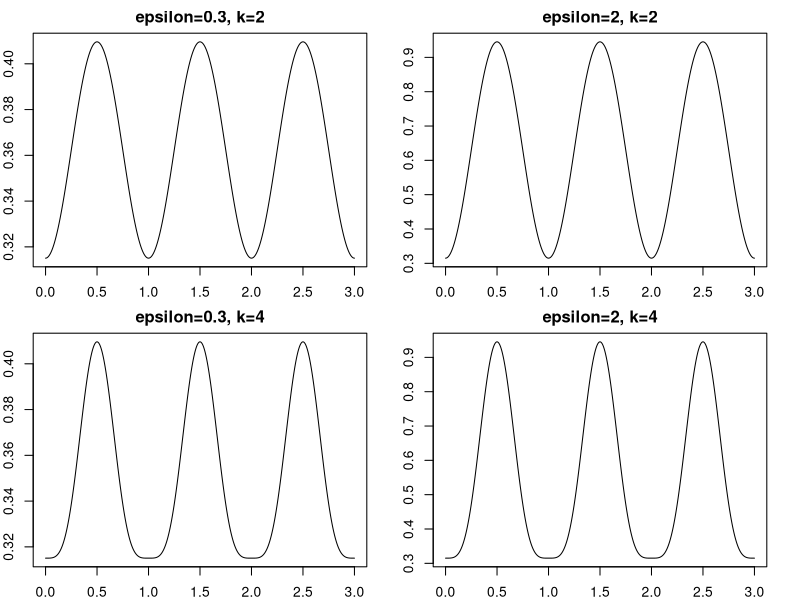
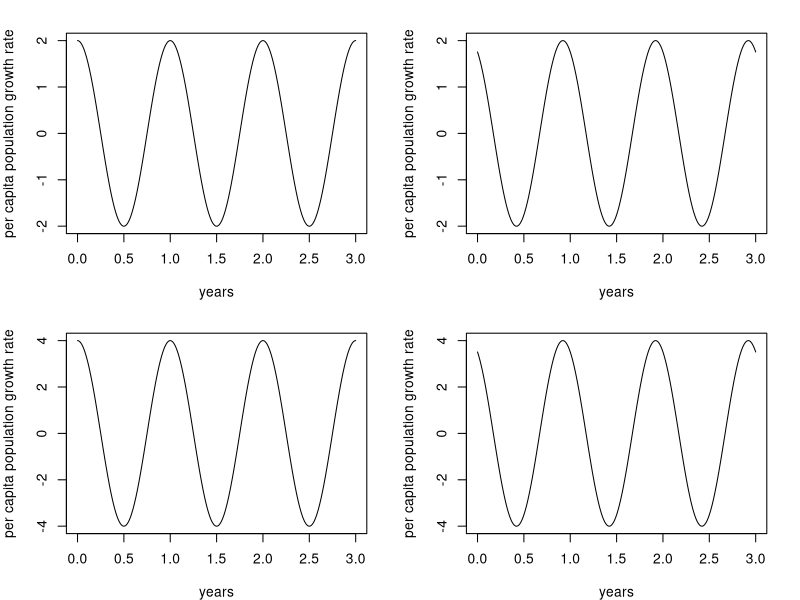
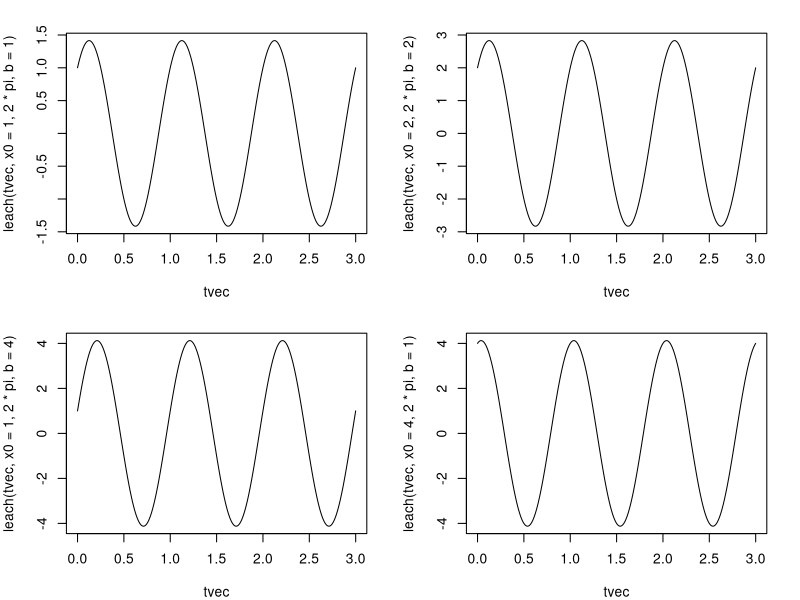
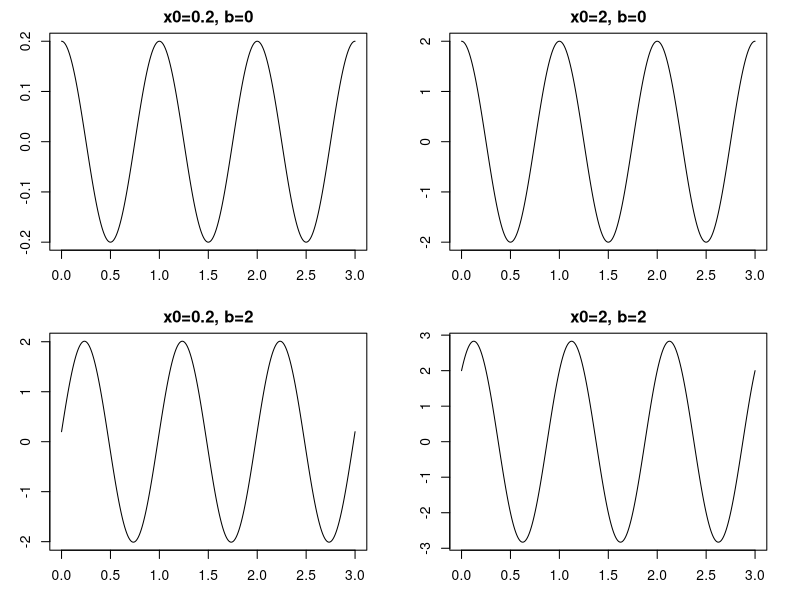
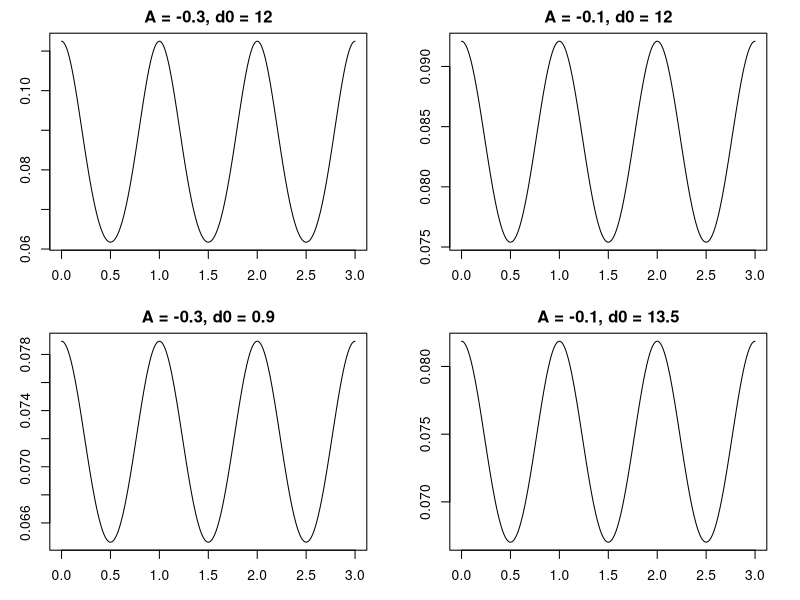
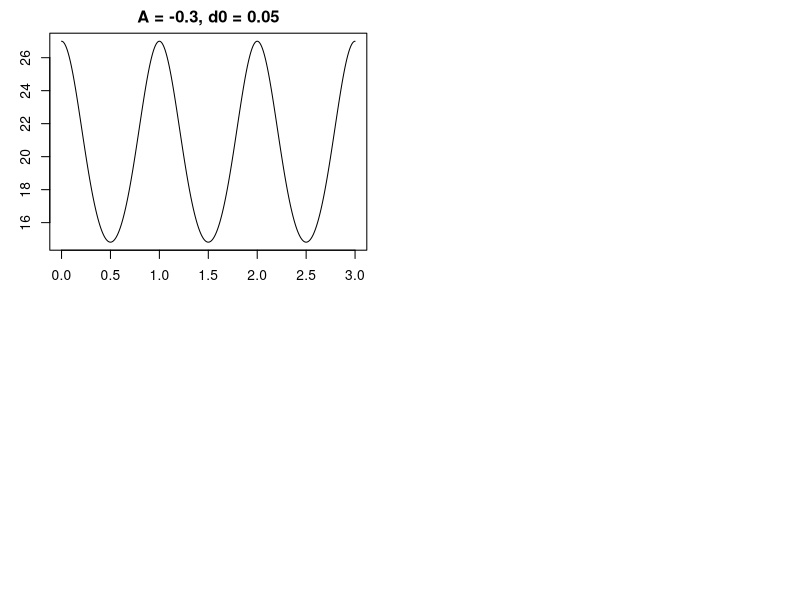
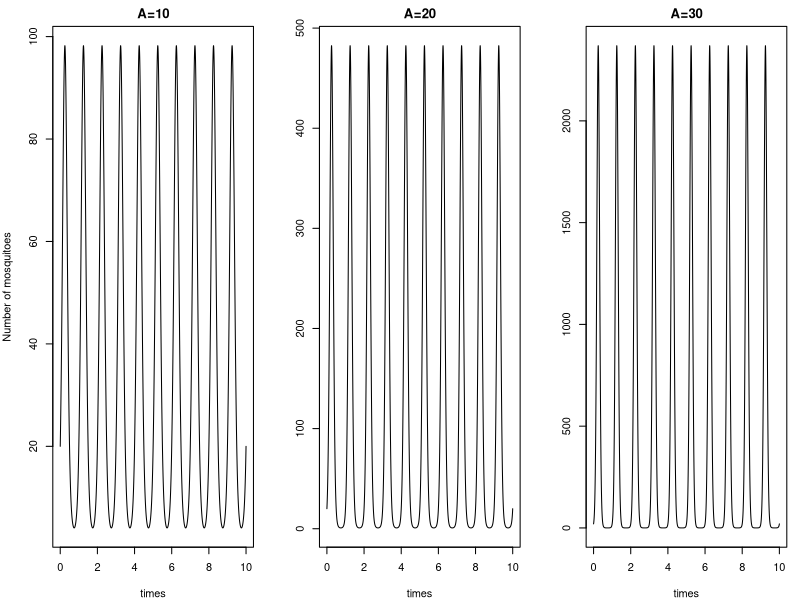
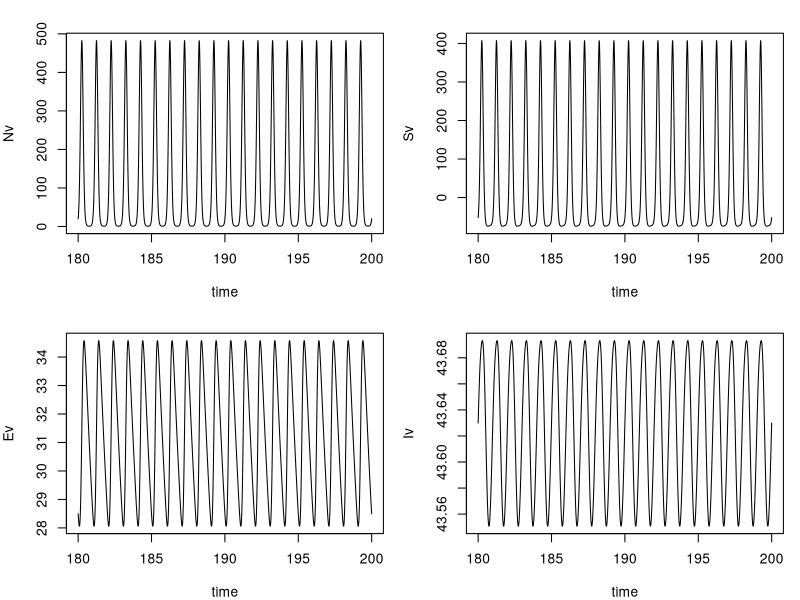

R code for these plots, in order: (Note: this script raises an error after producing the figures.)
# http://scipp.ucsc.edu/~haber/ph5B/sho09.pdf
# dynamic data analysis book 3.3
############################################
library(deSolve)

############################################
############################################
# forcing functions
############################################
############################################
leach1 = function(t, A, omega, theta){
    x = A*cos(omega * t + theta)
    return(x)
}
leach = function(t, x0, omega, b){
    # want b = v0/omega; where v0 is first derivative evaluated at t = 0?
    x = x0*cos(omega * t) + b*sin(omega * t)
    return(x)
}
jose = function(t, r0, epsilon, k){
    # epsilon is amplitude; k = shape of empty space; r0 sets period
    r = r0 * (1 + epsilon * (sin(pi*t))^k)
    return(r)
}
leach.death = function(t, A, d0, omega, theta){
    x = A*cos(omega * t + theta)
    d = d0 * exp(x)
    return(d)
}

# second order way?
# https://desolve.r-forge.r-project.org/slides/tutorial.pdf
harmonic = function(t, omega, n){ 
    # n is a 2 element vector containing, 
    nprime = n[2]
    n2 = (omega^2) * n[1]
    list(c(n[2], ))
    out <- list(c(nprime, n2))
    return(out)
}
# need to watch precision and integration method here!
leach.secondorder = function(t, omega, n0){
    out <- ode(n = n0, func = harmonic, time = seq(0, 20, 0.001),
               params = 2*pi)
    
}
n0 = c(10, 0) 

# Jose: epsilon is amplitude; k = shape of empty space; r0 sets period
############################################
tvec = seq(0, 3, 0.0001)
par(mfrow = c(2, 2), mar = c(2, 2, 2, 2))
plot(x = tvec, y = jose(tvec, r0 = 115/365, epsilon = 0.3, k = 2), type = 'l', 
     ylab = "per capita growth rate", xlab = "years", main = "epsilon=0.3, k=2")
plot(x = tvec, y = jose(tvec, r0 = 115/365, epsilon = 2, k = 2), type = 'l', 
     ylab = "per capita growth rate", xlab = "years", main = "epsilon=2, k=2")
plot(x = tvec, y = jose(tvec, r0 = 115/365, epsilon = 0.3, k = 4), type = 'l', 
     ylab = "per capita growth rate", xlab = "years", main = "epsilon=0.3, k=4")
plot(x = tvec, y = jose(tvec, r0 = 115/365, epsilon = 2, k = 4), type = 'l', 
     ylab = "per capita growth rate", xlab = "years", main = "epsilon=2, k=4")


# Leach 1 - theta shifts right/left; omega sets period; 
# A changes amplitude with peak at A, trough at -A
############################################
par(mfrow = c(2, 2), mar = c(4, 4, 2, 2))
plot(x = tvec, y = leach1(tvec, A = 2, omega = 2*pi, theta = 0), 
    type = "l", ylab = "per capita population growth rate", xlab = "years")
plot(x = tvec, y = leach1(tvec, A = 2, omega = 2*pi, theta = 0.5), 
    type = "l", ylab = "per capita population growth rate", xlab = "years")
plot(x = tvec, y = leach1(tvec, A = 4, omega = 2*pi, theta = 0), 
    type = "l", ylab = "per capita population growth rate", xlab = "years")
plot(x = tvec, y = leach1(tvec, A = 4, omega = 2*pi, theta = 0.5), 
     type = "l", ylab = "per capita population growth rate", xlab = "years")

# Leach & Leach 1 re-scale to each other. 
############################################
par(mfrow = c(2, 2), mar = c(4, 4, 2, 2))
plot(x = tvec, y = leach(tvec, x0 = 1, 2*pi, b = 1), type = 'l')
plot(x = tvec, y = leach(tvec, x0 = 2, 2*pi, b = 2), type = 'l')
plot(x = tvec, y = leach(tvec, x0 = 1, 2*pi, b = 4), type = 'l')
plot(x = tvec, y = leach(tvec, x0 = 4, 2*pi, b = 1), type = 'l')
# tvec = seq(0, 365, 0.1) # to use daily timestep divide omega by 365
# plot(x = tvec, y = leach(tvec, x0 = 0.001, omega = 2*pi, b = 0), type = "l")

# x0 = amplitude when b = 0; b = both shifts and scales amplitude. 
par(mfrow = c(2, 2), mar = c(3, 3, 2, 2))
plot(x = tvec, y = leach(tvec, x0 = 0.2, omega = 2*pi, b = 0), 
     type = "l", ylab = "per capita population growth rate", xlab = "years", 
     main = "x0=0.2, b=0")
plot(x = tvec, y = leach(tvec, x0 = 2, omega = 2*pi, b = 0), 
     type = "l", ylab = "per capita population growth rate", xlab = "years", 
     main = "x0=2, b=0")
plot(x = tvec, y = leach(tvec, x0 = 0.2, omega = 2*pi, b = 2), 
     type = "l", ylab = "per capita population growth rate", xlab = "years", 
     main = "x0=0.2, b=2")
plot(x = tvec, y = leach(tvec, x0 = 2, omega = 2*pi, b = 2), 
     type = "l", ylab = "per capita population growth rate", xlab = "years", 
     main = "x0=2, b=2")

# Death term (want around 25-30d max; 15d min = 0.068 - 0.082 years
############################################
par(mfrow = c(2, 2), mar = c(3, 3, 2, 2))
plot(x = tvec, y = 1/leach.death(tvec, A = -0.3, d0 = 12, omega = 2*pi, theta = 0), 
     type = "l", ylab = "vector longevity (years)", xlab = "years", 
     main = "A = -0.3, d0 = 12")
plot(x = tvec, y = 1/leach.death(tvec, A = -0.1, d0 = 12, omega = 2*pi, theta = 0), 
     type = "l", ylab = "vector longevity (years)", xlab = "years", 
     main = "A = -0.1, d0 = 12")
plot(x = tvec, y = 1/leach.death(tvec, A = -0.1, d0 = 14, omega = 2*pi, theta = 0), 
     type = "l", ylab = "vector longevity (years)", xlab = "years", 
     main = "A = -0.3, d0 = 0.9") # yearly timestep
plot(x = tvec, y = 1/leach.death(tvec, A = -0.1, d0 = 13.5, omega = 2*pi, theta = 0), 
     type = "l", ylab = "vector longevity (years)", xlab = "years", 
     main = "A = -0.1, d0 = 13.5")

# FOR DAILY TIMESTEP
plot(x = tvec, y = 1/leach.death(tvec, A = -0.3, d0 = 0.05, omega = 2*pi, theta = 0), 
     type = "l", ylab = "vector longevity (days)", xlab = "years", 
     main = "A = -0.3, d0 = 0.05") # USE THIS ONE for daily timestep !!!!!


############################################
############################################
# Mosquito population dynamics
############################################
############################################
# Just populations, no disease
rhs = function(t, Y, params){
    with(as.list(c(Y, params)), {
        # Mosquito - Adults (note Iv equations has extra term from paper)
        r = leach1(t, A = A, omega = 2*pi, theta = 0)
        dNvdt = r * Nv
        out <- list(c(Nv = dNvdt))
        return(out)
    })
}
# size of outbreak and spaces between are related...
Y0 = c(Nv = 20)
times = seq(0, 10, 0.001)
par(mfrow = c(1, 3), mar = c(4, 4, 2, 1))
plot(x = times, y = as.data.frame(ode(Y0, times, rhs, list(A = 10)))$Nv, type = 'l', 
     ylab = "Number of mosquitoes", main = "A=10")
plot(x = times, y = as.data.frame(ode(Y0, times, rhs, list(A = 20)))$Nv, type = 'l', 
     ylab = "", main = "A=20")
plot(x = times, y = as.data.frame(ode(Y0, times, rhs, list(A = 30)))$Nv, type = 'l', 
     ylab = "", main = "A=30")

############################################
############################################
# same but trial infection
############################################
############################################
rhs_trial = function(t, Y, params){
    ##########################################
    # ode, called into ode (deSolve) to analyze
    # inputs: t = timelist, Y = named state variables, params = Parameters
    ##########################################
    with(as.list(c(Y, params)), {
        # Mosquito - Adults (note Iv equations has extra term from paper)
        r = leach1(t, A = A, omega = 2*pi, theta = 0)
        death.v = leach.death(t, A = D, d0 = d0, omega = 2*pi, theta = 0)
        # for play - assume a constant force of infection... 
        # with wet season params (Manore); and V:H ratio = 200 (well above min)
        # lambda.v <- 0.38 * (0.5) * (0.33 * 100 * 19) /
        #    (0.33 * Nv + 19 * 50)
        Sv = Nv - Ev - Iv
        dNvdt = r * Nv
        dEvdt = 0.1 * Sv - death.v * Ev - nu.v * Ev
        dIvdt = nu.v * Ev - death.v * Iv
        out <- list(c(Nv = dNvdt, Ev = dEvdt, Iv = dIvdt))
        return(out)
    })
}
plot_subsets = function(sol, time.subset){
    sol$Sv <- sol$Nv - sol$Ev - sol$Iv
    par(mfrow = c(2, 2), mar = c(4, 4, 2, 1))
    df <- sol[sol$time %in% time.subset, ]
    plot(x = df$time, y = df$Nv, type = 'l', ylab = "Nv", xlab = "time")
    plot(x = df$time, y = df$Sv, type = 'l', ylab = "Sv", xlab = "time")
    plot(x = df$time, y = df$Ev, type = 'l', ylab = "Ev", xlab = "time")
    plot(x = df$time, y = df$Iv, type = 'l', ylab = "Iv", xlab = "time")
}

# 

Y0 = c(Nv = 20, Ev = 0, Iv = 0)
times = seq(0, 500, 0.001)
params = list(A = 20, D = -0.3, d0 = 0.05, nu.v = 1/14)
sol <- as.data.frame(ode(Y0, times, rhs_trial, params))
plot_subsets(sol, seq(180, 200, 0.001))

par(mfrow = c(1, 3), mar = c(4, 4, 2, 1))
plot(x = times, y = sol$Nv, type = 'l', 
     ylab = "Number of mosquitoes")
plot(x = times, y = as.data.frame(ode(Y0, times, rhs, list(A = 20)))$Nv, type = 'l', 
     ylab = "", main = "A=20")
plot(x = times, y = as.data.frame(ode(Y0, times, rhs, list(A = 30)))$Nv, type = 'l', 
     ylab = "", main = "A=30")





rhs.erin = function(t, Y, params){
    ##########################################
    # ode, called into ode (deSolve) to analyze
    # inputs: t = timelist, Y = state variables, params = Parameters
    ##########################################
    with(as.list(c(Y, params)), {
        # Mosquito - Adults (note Iv equations has extra term from paper)
        r = leach()
        dNdt = gamma.e * Se - death.v * Sv - lambda.v * Sv
        out <- list(c(N = dNdt))
        return(out)
    })
}
